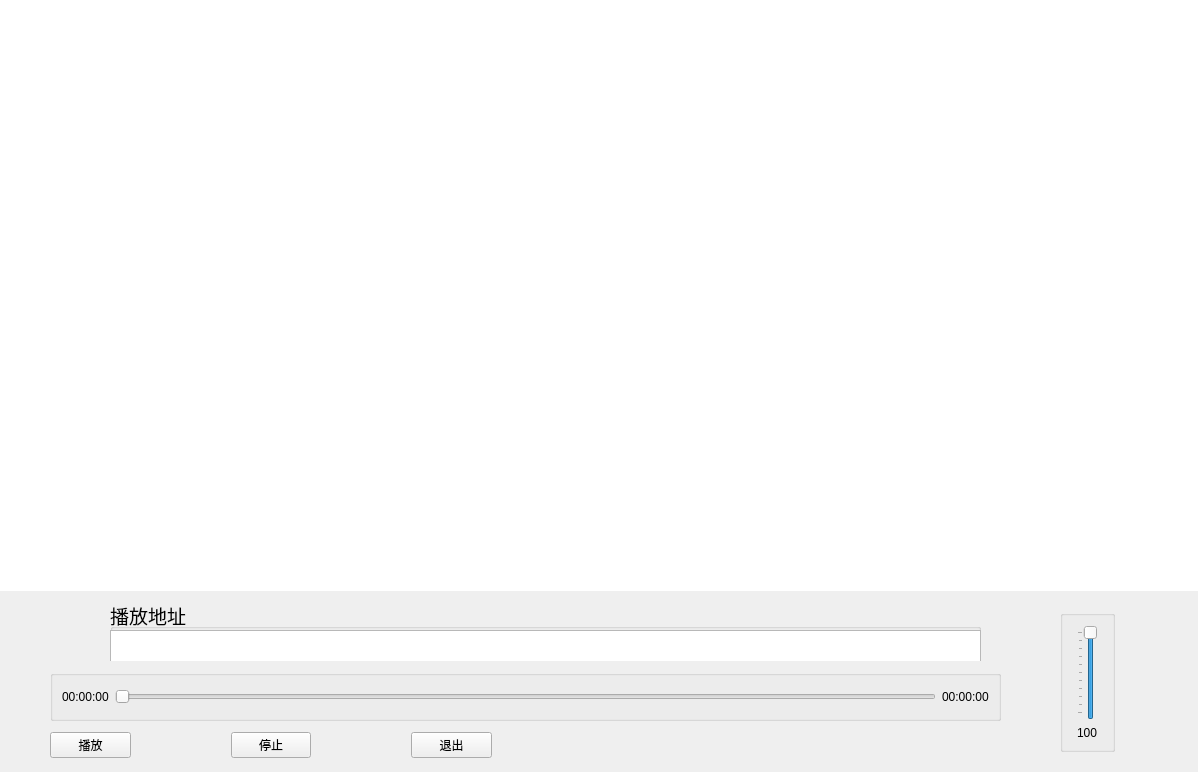
<?xml version="1.0" encoding="UTF-8"?>
<ui version="4.0">
 <class>MainWindow</class>
 <widget class="QMainWindow" name="MainWindow">
  <property name="geometry">
   <rect>
    <x>0</x>
    <y>0</y>
    <width>1198</width>
    <height>772</height>
   </rect>
  </property>
  <property name="windowTitle">
   <string>播放器</string>
  </property>
  <property name="autoFillBackground">
   <bool>false</bool>
  </property>
  <widget class="QWidget" name="centralwidget">
   <widget class="QWidget" name="WGT_Player" native="true">
    <property name="geometry">
     <rect>
      <x>0</x>
      <y>0</y>
      <width>1201</width>
      <height>591</height>
     </rect>
    </property>
    <property name="autoFillBackground">
     <bool>false</bool>
    </property>
    <property name="styleSheet">
     <string notr="true">background-color: rgb(255, 255, 255);</string>
    </property>
   </widget>
   <widget class="QWidget" name="layoutWidget">
    <property name="geometry">
     <rect>
      <x>50</x>
      <y>730</y>
      <width>442</width>
      <height>31</height>
     </rect>
    </property>
    <layout class="QHBoxLayout" name="horizontalLayout">
     <property name="spacing">
      <number>100</number>
     </property>
     <item>
      <widget class="QPushButton" name="BTN_Play">
       <property name="text">
        <string>播放</string>
       </property>
      </widget>
     </item>
     <item>
      <widget class="QPushButton" name="BTN_Pause">
       <property name="text">
        <string>停止</string>
       </property>
      </widget>
     </item>
     <item>
      <widget class="QPushButton" name="pushButton">
       <property name="text">
        <string>退出</string>
       </property>
      </widget>
     </item>
    </layout>
   </widget>
   <widget class="QGroupBox" name="groupBox_URL">
    <property name="geometry">
     <rect>
      <x>110</x>
      <y>600</y>
      <width>871</width>
      <height>61</height>
     </rect>
    </property>
    <property name="font">
     <font>
      <pointsize>14</pointsize>
     </font>
    </property>
    <property name="title">
     <string>播放地址</string>
    </property>
    <widget class="QTextEdit" name="EDIT_URL">
     <property name="geometry">
      <rect>
       <x>0</x>
       <y>30</y>
       <width>871</width>
       <height>61</height>
      </rect>
     </property>
    </widget>
   </widget>
   <widget class="QGroupBox" name="groupBox_Pos">
    <property name="geometry">
     <rect>
      <x>50</x>
      <y>670</y>
      <width>951</width>
      <height>51</height>
     </rect>
    </property>
    <property name="title">
     <string/>
    </property>
    <layout class="QHBoxLayout" name="horizontalLayout_2">
     <item>
      <widget class="QLabel" name="LB_Pos">
       <property name="text">
        <string>00:00:00</string>
       </property>
      </widget>
     </item>
     <item>
      <widget class="QSlider" name="HS_Position">
       <property name="maximum">
        <number>100</number>
       </property>
       <property name="orientation">
        <enum>Qt::Horizontal</enum>
       </property>
      </widget>
     </item>
     <item>
      <widget class="QLabel" name="LB_Duration">
       <property name="text">
        <string>00:00:00</string>
       </property>
      </widget>
     </item>
    </layout>
   </widget>
   <widget class="QGroupBox" name="groupBox_Volume">
    <property name="geometry">
     <rect>
      <x>1060</x>
      <y>610</y>
      <width>55</width>
      <height>142</height>
     </rect>
    </property>
    <property name="title">
     <string/>
    </property>
    <property name="alignment">
     <set>Qt::AlignCenter</set>
    </property>
    <layout class="QVBoxLayout" name="verticalLayout">
     <item alignment="Qt::AlignHCenter">
      <widget class="QSlider" name="VS_Volume">
       <property name="maximum">
        <number>100</number>
       </property>
       <property name="pageStep">
        <number>10</number>
       </property>
       <property name="value">
        <number>100</number>
       </property>
       <property name="orientation">
        <enum>Qt::Vertical</enum>
       </property>
       <property name="tickPosition">
        <enum>QSlider::TicksAbove</enum>
       </property>
       <property name="tickInterval">
        <number>10</number>
       </property>
      </widget>
     </item>
     <item alignment="Qt::AlignHCenter">
      <widget class="QLabel" name="LB_Volume">
       <property name="text">
        <string>100</string>
       </property>
      </widget>
     </item>
    </layout>
   </widget>
   <zorder>groupBox_URL</zorder>
   <zorder>WGT_Player</zorder>
   <zorder>layoutWidget</zorder>
   <zorder>groupBox_Pos</zorder>
   <zorder>groupBox_Volume</zorder>
  </widget>
 </widget>
 <resources/>
 <connections>
  <connection>
   <sender>pushButton</sender>
   <signal>clicked()</signal>
   <receiver>MainWindow</receiver>
   <slot>close()</slot>
   <hints>
    <hint type="sourcelabel">
     <x>450</x>
     <y>745</y>
    </hint>
    <hint type="destinationlabel">
     <x>598</x>
     <y>385</y>
    </hint>
   </hints>
  </connection>
 </connections>
</ui>
